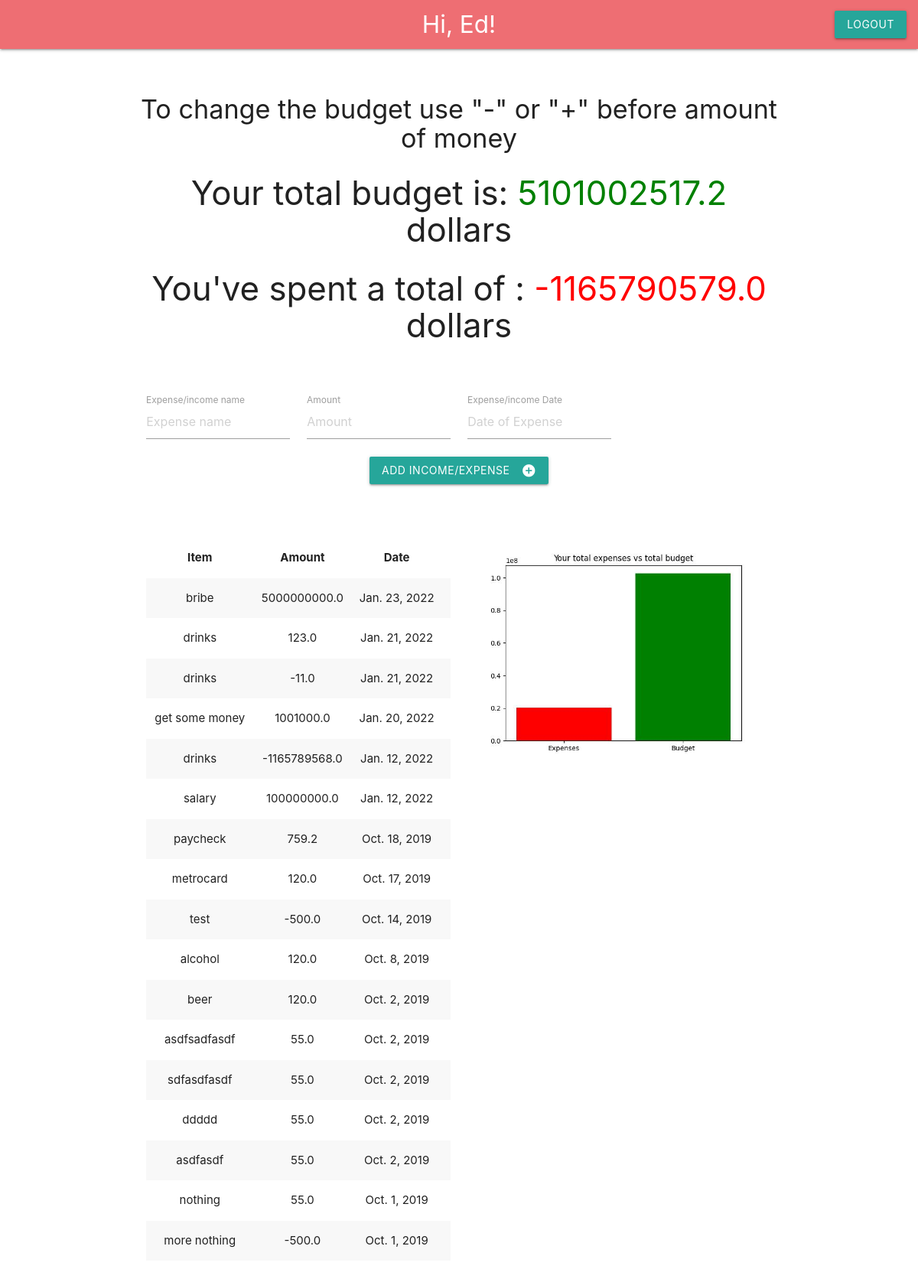
/app (signed in), run on the app's committed database.
### django/finance_assistant/finassistant/budget_app/models.py (models this page shows)
class ExpenseInfo(models.Model):
    expense_name = models.CharField(max_length=20)
    cost = models.FloatField()
    date_added = models.DateField()
    user_expense = models.ForeignKey(User, on_delete=models.CASCADE)

### django/finance_assistant/finassistant/budget_app/views.py (the view)
# urls.py: path('app',views.index,name='index'),
def index(request):
    expense_items = ExpenseInfo.objects.filter(user_expense=request.user).order_by('-date_added')
    try:
        budget_total = ExpenseInfo.objects.filter(user_expense=request.user).aggregate(budget=Sum('cost',filter=Q(cost__gt=0)))
        expense_total = ExpenseInfo.objects.filter(user_expense=request.user).aggregate(expenses=Sum('cost',filter=Q(cost__lt=0)))
        fig,ax=plt.subplots()
        ax.bar(['Expenses','Budget'], [abs(expense_total['expenses']),budget_total['budget']],color=['red','green'])
        ax.set_title('Your total expenses vs total budget')
        plt.savefig('budget_app/static/budget_app/expense.jpg')
    except TypeError:
        print('No data.')
    context = {'expense_items':expense_items,'budget':budget_total['budget'],'expenses':(expense_total['expenses'])}
    return render(request,'budget_app/index.html',context=context)

### django/finance_assistant/finassistant/budget_app/templates/budget_app/index.html (shortened to what this page needs)
{% load static %}
<!DOCTYPE html>
<html>
    <head>
        <link rel="stylesheet" href="https://cdnjs.cloudflare.com/ajax/libs/materialize/1.0.0/css/materialize.min.css">
    </head>
    <body>
        <nav>
            <div class="nav-wrapper">
                <a href='{% url "index" %}' class='brand-logo center'>Hi, {{ user }}!</a>
                <ul class="right">
                    <li><a href='{% url "logout" %}' class='btn'>Logout</a></li>
                </ul>
            </div>
        </nav>
        <br>
        <div class="section">
            <div class="row">
                <form class="col s12" action='{% url "add item" %}' method='post'>
                    <div class="row">
                        <div class="container center">
                            <h4 class='center'>To change the budget use "-" or "+" before amount of money</h4>
                            <h3 class='center'>Your total budget is: <span style="color:green;">{{budget}}</span> dollars</h3>
                            <h3 clas='center'>You've spent a total of : <span style="color:red;">{{expenses}}</span> dollars</h3>
                            <br>
                            <br>
                            <div class="input-field col s3">
                                <input placeholder="Expense name" name="expense_name" id='expense_name' type='text' class='validate'>
                                <label for='expense_name'>Expense/income name</label>
                            </div>
                            <div class="input-field col s3">
                                <input placeholder='Amount' name='cost' id='cost' type='text' class='validate'>
                                <label for='cost'>Amount</label>
                            </div>
                            <div class="input-field col s3">
                                <input placeholder='Date of Expense' name="expense_date" id="expense_date" type="text" class='datepicker'>
                                <label for="expense_date">Expense/income Date</label>
                            </div>
                            <button class="btn waves-effect waves-light" type="submit" name="action"> Add income/expense
                                <i class="material-icons right">add_circle</i>
                            </button>
                        </div>
                    </div>
                </form>
            </div>
        </div>
        <div class="section">
            <div class="row">
                <div class="container">
                    <div class="col s6">
                        <table class="striped centered responsive-table">
                            <thead>
                                <tr>
                                    <th>Item</th>
                                    <th>Amount</th>
                                    <th>Date</th>
                                    <th></th>
                                </tr>
                            </thead>
                            <tbody>
                                {% for expense_item in expense_items %}
                                <tr>
                                    <td>{{ expense_item.expense_name }}</td>
                                    <td>{{ expense_item.cost }}</td>
                                    <td>{{ expense_item.date_added}}</td>
                                    <td></td>
                                </tr>
                                {% endfor %}
                            </tbody>
                        </table>
                    </div>
                    <div class="col s6">
                        <img class='responsive-img' src= "{% static 'budget_app/expense.jpg' %}">
                    </div>
                </div>
        </div>
        </div>
    </body>
</html>

### data on the page
ExpenseInfo: expense_name "bribe", cost "5000000000.0", date_added "Jan. 23, 2022"
ExpenseInfo: expense_name "drinks", cost "123.0", date_added "Jan. 21, 2022"
ExpenseInfo: expense_name "drinks", cost "-11.0", date_added "Jan. 21, 2022"
ExpenseInfo: expense_name "get some money", cost "1001000.0", date_added "Jan. 20, 2022"
ExpenseInfo: expense_name "drinks", cost "-1165789568.0", date_added "Jan. 12, 2022"
ExpenseInfo: expense_name "salary", cost "100000000.0", date_added "Jan. 12, 2022"
ExpenseInfo: expense_name "paycheck", cost "759.2", date_added "Oct. 18, 2019"
ExpenseInfo: expense_name "metrocard", cost "120.0", date_added "Oct. 17, 2019"
ExpenseInfo: expense_name "test", cost "-500.0", date_added "Oct. 14, 2019"
ExpenseInfo: expense_name "alcohol", cost "120.0", date_added "Oct. 8, 2019"
ExpenseInfo: expense_name "beer", cost "120.0", date_added "Oct. 2, 2019"
ExpenseInfo: expense_name "asdfsadfasdf", cost "55.0", date_added "Oct. 2, 2019"
ExpenseInfo: expense_name "sdfasdfasdf", cost "55.0", date_added "Oct. 2, 2019"
ExpenseInfo: expense_name "ddddd", cost "55.0", date_added "Oct. 2, 2019"
ExpenseInfo: expense_name "asdfasdf", cost "55.0", date_added "Oct. 2, 2019"
ExpenseInfo: expense_name "nothing", cost "55.0", date_added "Oct. 1, 2019"
ExpenseInfo: expense_name "more nothing", cost "-500.0", date_added "Oct. 1, 2019"

### other printed values
{{ user }} "Ed"
{{ budget }} "5101002517.2"
{{ expenses }} "-1165790579.0"
